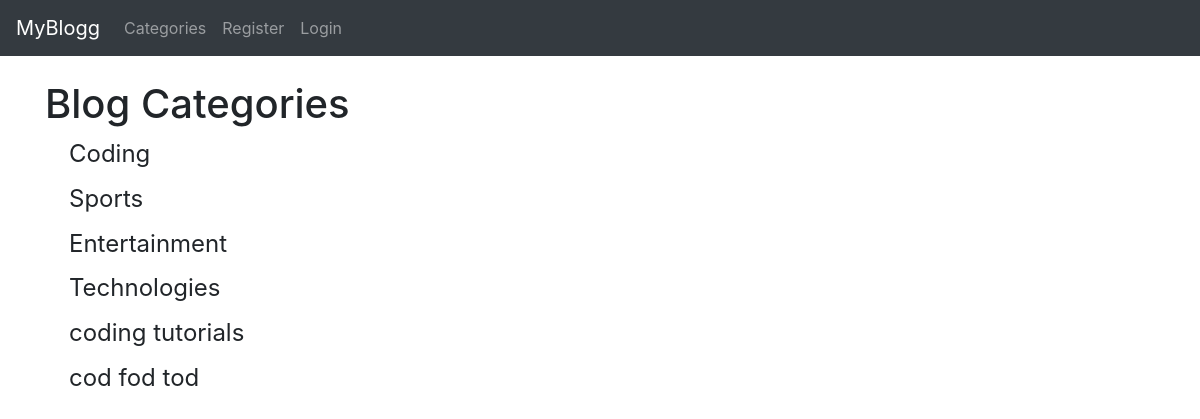
The page /category-list/ on the database its author committed.
### theblog/models.py (models this page shows, shortened)
class Category(models.Model):
    name = models.CharField(max_length=255)
    def __str__(self):
        return self.name

### theblog/views.py (the view)
# urls.py: path('category-list/', CategoryListView, name='category-list'),
def CategoryListView(request):
    cat_menu_list = Category.objects.all()
    return render(request, 'category_list.html', {'cat_menu_list':cat_menu_list})

### theblog/templates/category_list.html (shortened to what this page needs)
{% extends 'base.html' %}
{% block content %}
<h1>Blog Categories</h1>
    {% for item in cat_menu_list %}
        <h4><a class="dropdown-item" href="{% url 'category' item|slugify %}">{{ item }}</a></h4>
    {% endfor %}
{% endblock %}

### rows shown on the page
Category: name "Coding"
Category: name "Sports"
Category: name "Entertainment"
Category: name "Technologies"
Category: name "coding tutorials"
Category: name "cod fod tod"
